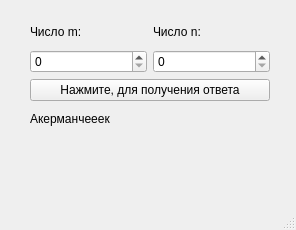
<?xml version="1.0" encoding="UTF-8"?>
<ui version="4.0">
 <class>MainWindow</class>
 <widget class="QMainWindow" name="MainWindow">
  <property name="geometry">
   <rect>
    <x>0</x>
    <y>0</y>
    <width>296</width>
    <height>230</height>
   </rect>
  </property>
  <property name="windowTitle">
   <string>MainWindow</string>
  </property>
  <widget class="QWidget" name="centralwidget">
   <widget class="QWidget" name="">
    <property name="geometry">
     <rect>
      <x>30</x>
      <y>20</y>
      <width>240</width>
      <height>111</height>
     </rect>
    </property>
    <layout class="QGridLayout" name="gridLayout">
     <item row="3" column="0" colspan="2">
      <widget class="QLabel" name="label_4">
       <property name="text">
        <string>Акерманчееек</string>
       </property>
      </widget>
     </item>
     <item row="0" column="1">
      <widget class="QLabel" name="label_2">
       <property name="text">
        <string>Число n:</string>
       </property>
      </widget>
     </item>
     <item row="0" column="0">
      <widget class="QLabel" name="label">
       <property name="text">
        <string>Число m:</string>
       </property>
      </widget>
     </item>
     <item row="1" column="1">
      <widget class="QSpinBox" name="spinBox_2"/>
     </item>
     <item row="1" column="0">
      <widget class="QSpinBox" name="spinBox"/>
     </item>
     <item row="2" column="0" colspan="2">
      <widget class="QPushButton" name="pushButton">
       <property name="text">
        <string>Нажмите, для получения ответа</string>
       </property>
      </widget>
     </item>
    </layout>
   </widget>
  </widget>
  <widget class="QMenuBar" name="menubar">
   <property name="geometry">
    <rect>
     <x>0</x>
     <y>0</y>
     <width>296</width>
     <height>22</height>
    </rect>
   </property>
  </widget>
  <widget class="QStatusBar" name="statusbar"/>
 </widget>
 <resources/>
 <connections/>
</ui>
